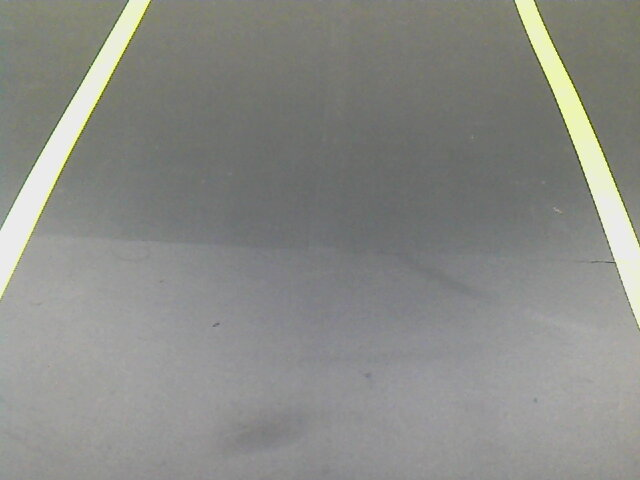
//> input picture lane_detection/sample_image/line_2_0.jpg, 640 x 480 px
$ ./opencv_lane_assiatant   (built with g++ and OpenCV 4)
//> lines starting //> are read from the running program, lines starting //| are printed output that depends on the picture; after the words box and inside, x2 and y2 are one past the last pixel; in counts of white or black regions, pixels touching at a corner belong together
#include <stdio.h>
#include <opencv2/opencv.hpp>
#include <iostream>

#define IMG_Width     640
#define IMG_Height    480
#define PERSPECTIVE_IMG_W 640
#define PERSPECTIVE_IMG_H 480

#define ASSIST_BASE_LINE 130
#define ASSIST_BASE_WIDTH 30


using namespace cv;
using namespace std;

Point2f Source[]={Point2f(0,0),Point2f(-290,330),Point2f(640,0),Point(640+290,330)};
Point2f Destination[]={Point2f(0,0),Point2f(0,PERSPECTIVE_IMG_H),Point2f(PERSPECTIVE_IMG_W,0),Point(PERSPECTIVE_IMG_W,PERSPECTIVE_IMG_H)};

Mat Perspective(Mat img)
{
  Mat Matrix, result_img;

  Matrix = getPerspectiveTransform(Source,Destination);
  warpPerspective(img,result_img,Matrix,Size(PERSPECTIVE_IMG_W,PERSPECTIVE_IMG_H));

  return result_img;
}

Mat Canny_Edge_Detection(Mat img)
{
   Mat mat_blur_img, mat_canny_img;
   blur(img, mat_blur_img, Size(3,3));
   Canny(mat_blur_img,mat_canny_img, 70,170,3);

   return mat_canny_img;
}

int main(void)
{
	int img_width, img_height;
	img_width = 640;
	img_height = 480;

	//////////////////////////////////////////////////////////////////////////////////////
	//////////////////////////  OpenCV  변수 선언 ////////////////////////////////////
	Mat mat_image_org_color;
	Mat mat_image_org_color_overlay;
	Mat mat_image_org_gray;
	Mat mat_image_gray_result;
	Mat mat_image_canny_edge;
	Mat image;

	Scalar GREEN(0,255,0);
	Scalar RED(0,0,255);
	Scalar BLUE(255,0,0);
	Scalar YELLOW(0,255,255);
	//////////////////////////////////////////////////////////////////////////////////////

	mat_image_org_color = imread("/home/pi/HancomMDS/AutoCar/C++/OpenCV/6/images/line_2_0.jpg");
//> mat_image_org_color is the input picture: 480 rows x 640 cols, CV_8UC3; mean B, G, R 135.1, 139.4, 138.2
        mat_image_org_color.copyTo(mat_image_org_color_overlay);

	img_width = mat_image_org_color.size().width ;
//> img_width = 640
        img_height = mat_image_org_color.size().height;
//> img_height = 480

        printf("Image size[%3d,%3d]\n", img_width,img_height);
//| Image size[640,480]


        namedWindow("Display window", CV_WINDOW_NORMAL);
	resizeWindow("Display window", img_width,img_height);
        moveWindow("Display window", 10, 20);

	namedWindow("Gray Image window", CV_WINDOW_NORMAL);
	resizeWindow("Gray Image window", img_width,img_height);
        moveWindow("Gray Image window", 700, 20);

	namedWindow("Canny Edge Image window", CV_WINDOW_NORMAL);
	resizeWindow("Canny Edge Image window", img_width,img_height);
        moveWindow("Canny Edge Image window", 10, 520);


	while(1)
	{
	   mat_image_org_color = imread("/home/pi/HancomMDS/AutoCar/C++/OpenCV/6/images/line_2_0.jpg");
	   cvtColor(mat_image_org_color,mat_image_org_gray, CV_RGB2GRAY);       // color to gray conversion
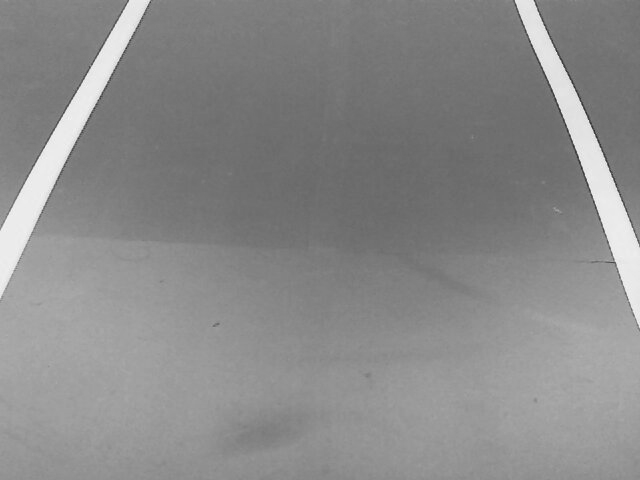
//> mat_image_org_gray: 480 rows x 640 cols, CV_8UC1; min 45, max 248, mean 137.9
	   //threshold(mat_image_org_gray,mat_image_canny_edge, 200,255,THRESH_BINARY);
	   mat_image_canny_edge = Canny_Edge_Detection(mat_image_org_gray);
//> in Canny_Edge_Detection, `Canny(mat_blur_img,mat_canny_img, 70,170,3);`:
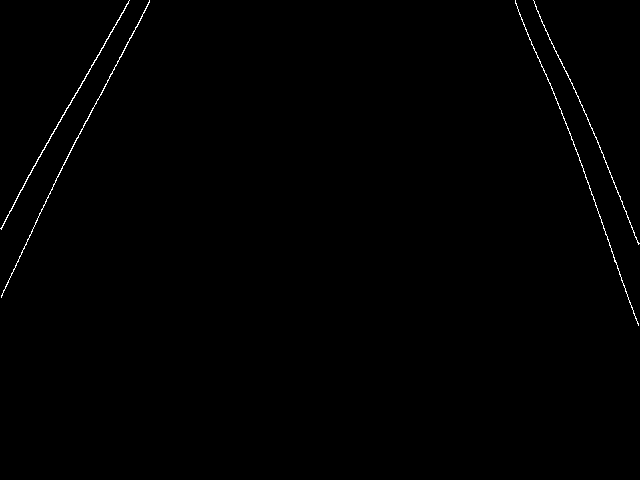
//> mat_canny_img: 480 rows x 640 cols, CV_8UC1; 0.47% white in thin lines or dots, all inside (x1, y1, x2, y2) = (0, 0, 640, 326)
	   image = Perspective(mat_image_canny_edge);
//> in Perspective, `warpPerspective(img,result_img,Matrix,Size(PERSPECTIVE_IMG_W,PERSPECTI..`:
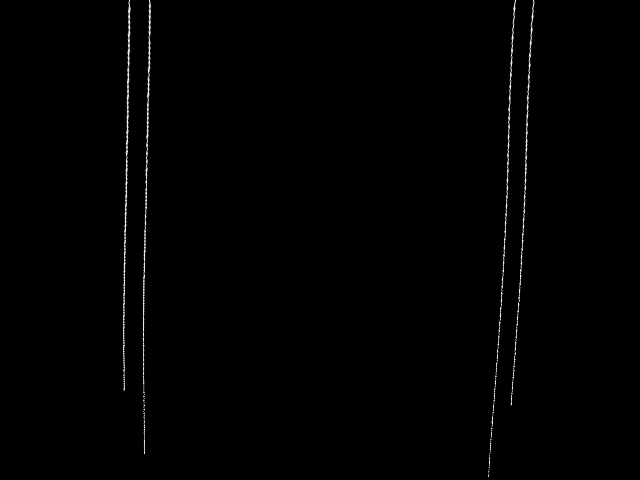
//> result_img: 480 rows x 640 cols, CV_8UC1; min 0, max 255, mean 1.5
	   vector<Vec4i> linesP;
	   //HoughLinesP(mat_image_canny_edge, linesP, 1, CV_PI/180,70,30,40);
	   HoughLinesP(image, linesP, 1, CV_PI/180,60,60,20);
//> linesP = 14 lines (x1, y1, x2, y2), first 8: [123, 389, 129, 0], [142, 372, 149, 0], [513, 387, 533, 0], [488, 476, 508, 186], [123, 330, 128, 1], [143, 421, 144, 309], [517, 333, 529, 96], [502, 300, 513, 6]
	   printf("Line Number : %3d\n", linesP.size());
//| Line Number :  14
	   for(int i=0; i<linesP.size();i++)
	   {
		Vec4i L= linesP[i];
		// [4 lines of commented-out code are left out]

		line(mat_image_org_color,Point(L[0],L[1]),Point(L[2],L[3]), Scalar(0,0,255), 1, LINE_AA);
		printf("L :[%3d,%3d] , [%3d,%3d] \n", L[0],L[1], L[2],L[3]);
		//printf("H :[%3d,%3d] , [%3d,%3d] \n", cx1,cy1,cx2,cy2);
	   }
//> this loop made 14 passes
//> L on passes 1 to 12: [123, 389, 129, 0], [142, 372, 149, 0], [513, 387, 533, 0], [488, 476, 508, 186], [123, 330, 128, 1], [143, 421, 144, 309], [517, 333, 529, 96], [502, 300, 513, 6], [525, 138, 532, 1], [146, 229, 150, 1], [149, 111, 151, 7], [507, 198, 514, 1]
//| L :[123,389] , [129,  0]
//| L :[142,372] , [149,  0]
//| L :[513,387] , [533,  0]
//| L :[488,476] , [508,186]
//| L :[123,330] , [128,  1]
//| L :[143,421] , [144,309]
//| L :[517,333] , [529, 96]
//| L :[502,300] , [513,  6]
//> (output is shown up to pass 8 of 14)
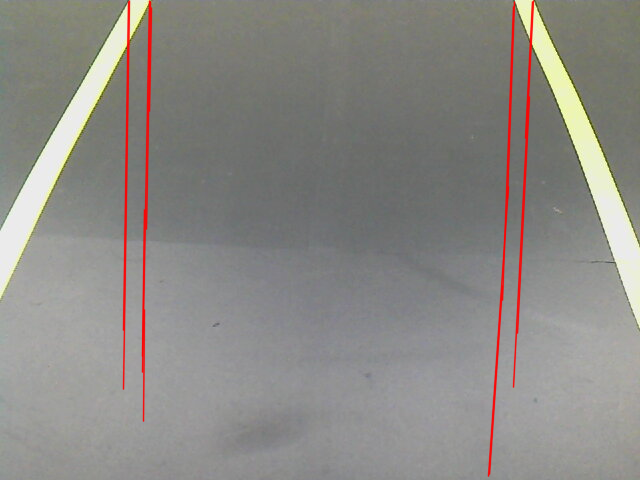
//> mat_image_org_color: 480 rows x 640 cols, CV_8UC3; 2.19% of pixels changed, all inside (x1, y1, x2, y2) = (122, 0, 535, 478)
	        printf("\n\n\n");

	  if(mat_image_org_color.empty())
	  {
	      cerr << "빈 영상입니다.\n";
	      break;
	  }

	  int guide_width1= 50;
	  int guide_height1= 20;
	  int guide_l_center = 0 + 70;
	  int guide_r_center = IMG_Width-70;
	       rectangle(mat_image_org_color_overlay, Point(50,ASSIST_BASE_LINE-ASSIST_BASE_WIDTH), Point(IMG_Width-50 ,ASSIST_BASE_LINE+ASSIST_BASE_WIDTH),Scalar(0,255,0), 1, LINE_AA);
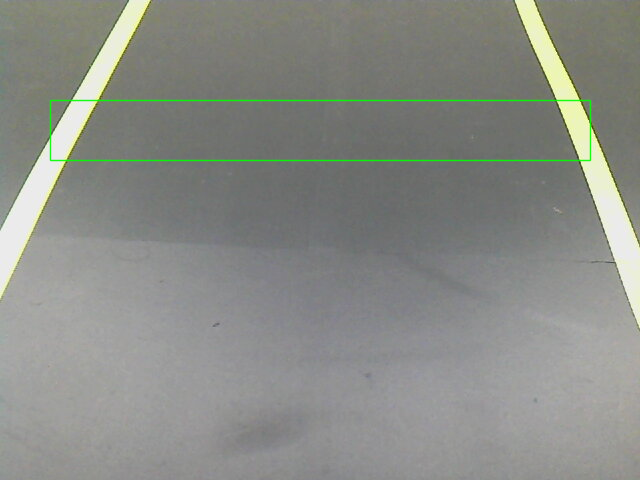
//> mat_image_org_color_overlay: 480 rows x 640 cols, CV_8UC3; 1.17% of pixels changed, all inside (x1, y1, x2, y2) = (49, 99, 592, 162)
	       line(mat_image_org_color_overlay, Point(guide_l_center-guide_width1,ASSIST_BASE_LINE),Point(guide_l_center,ASSIST_BASE_LINE ), Scalar(0,255,255),1,0);
//> mat_image_org_color_overlay: 480 rows x 640 cols, CV_8UC3; 51 pixels changed, all inside (x1, y1, x2, y2) = (20, 130, 71, 131)
	       line(mat_image_org_color_overlay, Point(guide_l_center,ASSIST_BASE_LINE),Point(guide_l_center+guide_width1,ASSIST_BASE_LINE ), Scalar(0,255,255),1,0);
//> mat_image_org_color_overlay: 480 rows x 640 cols, CV_8UC3; mean B, G, R 134.4, 140.1, 137.6

	       line(mat_image_org_color_overlay, Point(guide_l_center-guide_width1,ASSIST_BASE_LINE-guide_height1),Point(guide_l_center-guide_width1,ASSIST_BASE_LINE+guide_height1 ), Scalar(0,255,255),1,0);
//> mat_image_org_color_overlay: 480 rows x 640 cols, CV_8UC3; mean B, G, R 134.4, 140.1, 137.6
	       line(mat_image_org_color_overlay, Point(guide_l_center+guide_width1,ASSIST_BASE_LINE-guide_height1),Point(guide_l_center+guide_width1,ASSIST_BASE_LINE+guide_height1 ), Scalar(0,255,255),1,0);
//> mat_image_org_color_overlay: 480 rows x 640 cols, CV_8UC3; mean B, G, R 134.4, 140.1, 137.6
	       line(mat_image_org_color_overlay, Point(guide_r_center-guide_width1,ASSIST_BASE_LINE-guide_height1),Point(guide_r_center-guide_width1,ASSIST_BASE_LINE+guide_height1 ), Scalar(0,255,255),1,0);
	       line(mat_image_org_color_overlay, Point(guide_r_center+guide_width1,ASSIST_BASE_LINE-guide_height1),Point(guide_r_center+guide_width1,ASSIST_BASE_LINE+guide_height1 ), Scalar(0,255,255),1,0);
//> mat_image_org_color_overlay: 480 rows x 640 cols, CV_8UC3; mean B, G, R 134.3, 140.2, 137.7

	       line(mat_image_org_color_overlay, Point(IMG_Width/2, ASSIST_BASE_LINE-guide_height1*1.5) ,Point(IMG_Width/2, ASSIST_BASE_LINE+guide_height1*1.5), Scalar(255,255,255), 2,0);
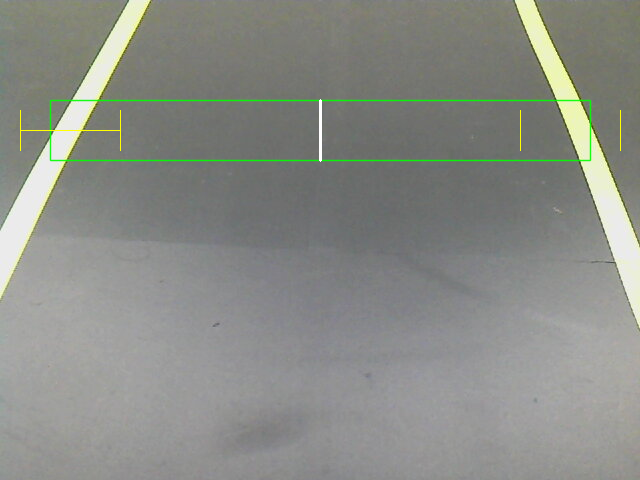
//> mat_image_org_color_overlay: 480 rows x 640 cols, CV_8UC3; mean B, G, R 134.4, 140.2, 137.8

	       line(mat_image_org_color_overlay, Point(guide_r_center-guide_width1,ASSIST_BASE_LINE),Point(guide_r_center,ASSIST_BASE_LINE ), Scalar(0,255,255),1,0);
//> mat_image_org_color_overlay: 480 rows x 640 cols, CV_8UC3; 50 pixels changed, all inside (x1, y1, x2, y2) = (521, 130, 571, 131)
	       line(mat_image_org_color_overlay, Point(guide_r_center,ASSIST_BASE_LINE),Point(guide_r_center+guide_width1,ASSIST_BASE_LINE ), Scalar(0,255,255),1,0);
//> mat_image_org_color_overlay: 480 rows x 640 cols, CV_8UC3; mean B, G, R 134.4, 140.3, 137.8


          imshow("Display window", mat_image_org_color_overlay);
	  //imshow("Display window", mat_image_org_color);
          imshow("Gray Image window",image/* mat_image_org_gray*/);
	  imshow("Canny Edge Image window", mat_image_canny_edge);
	   if(waitKey(10) > 0)
//> the Esc key is pressed
               break;
	}


       destroyAllWindows();

       return 0;

}

$ run again, with lane_detection/sample_image/line_1_0.jpg copied over lane_detection/sample_image/line_2_0.jpg
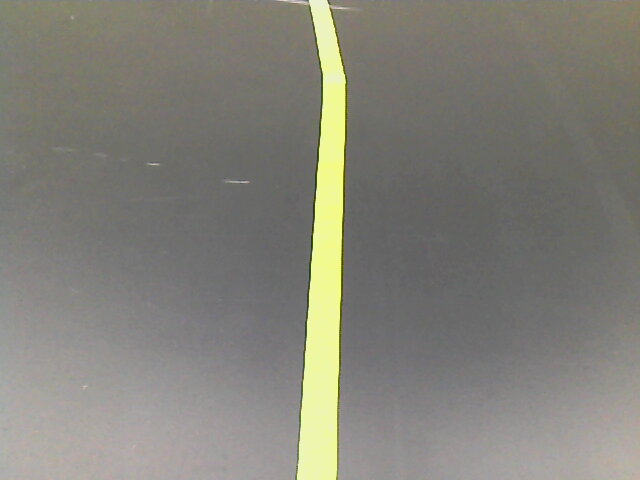
//> input picture lane_detection/sample_image/line_1_0.jpg, 640 x 480 px
//> mat_image_org_color is the input picture: 480 rows x 640 cols, CV_8UC3; mean B, G, R 120.9, 129.3, 130.8
//| Image size[640,480]
//> in Canny_Edge_Detection, `Canny(mat_blur_img,mat_canny_img, 70,170,3);`:
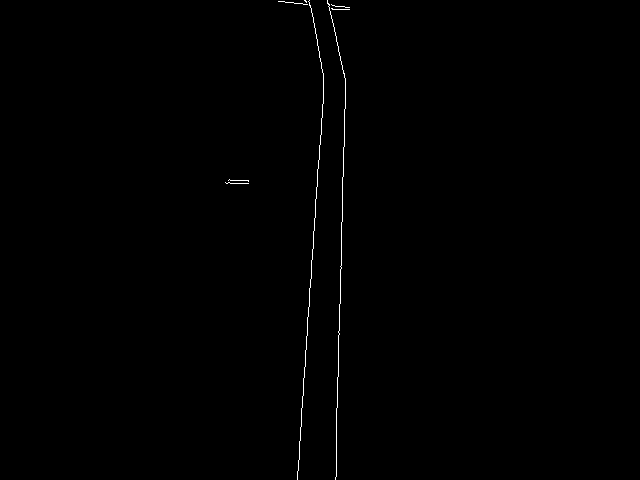
//> mat_canny_img: 480 rows x 640 cols, CV_8UC1; 0.35% white in thin lines or dots, all inside (x1, y1, x2, y2) = (225, 0, 350, 480)
//> linesP = 6 lines (x1, y1, x2, y2): [313, 479, 323, 172], [330, 479, 341, 177], [327, 0, 341, 193], [310, 2, 322, 184], [312, 20, 319, 122], [329, 9, 341, 186]
//| Line Number :   6
//> the loop `for(int i=0; i<linesP.size();i++)` made 6 passes
//> (printed output is left out)
//> `line(mat_image_org_color_overlay, Point(IMG_Width/2, ASSIST_BASE_LINE-..`:
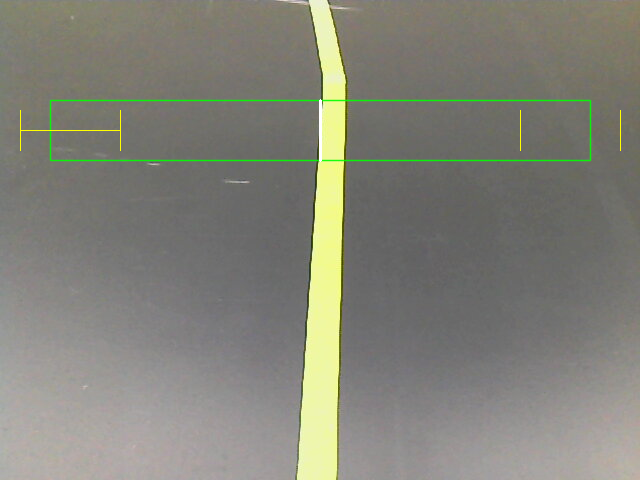
//> mat_image_org_color_overlay: 480 rows x 640 cols, CV_8UC3; mean B, G, R 120.3, 130.2, 130.3

$ run again, with lane_detection/sample_image/2020-08-11-211923.jpg copied over lane_detection/sample_image/line_2_0.jpg
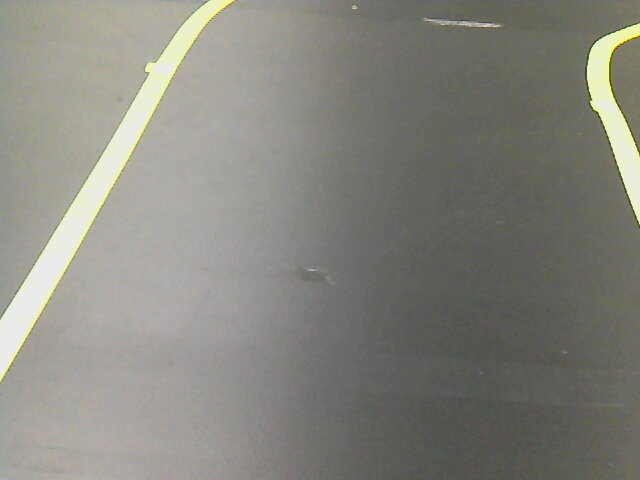
//> input picture lane_detection/sample_image/2020-08-11-211923.jpg, 640 x 480 px
//> mat_image_org_color is the input picture: 480 rows x 640 cols, CV_8UC3; mean B, G, R 126.3, 133.9, 134.2
//| Image size[640,480]
//> in Canny_Edge_Detection, `Canny(mat_blur_img,mat_canny_img, 70,170,3);`:
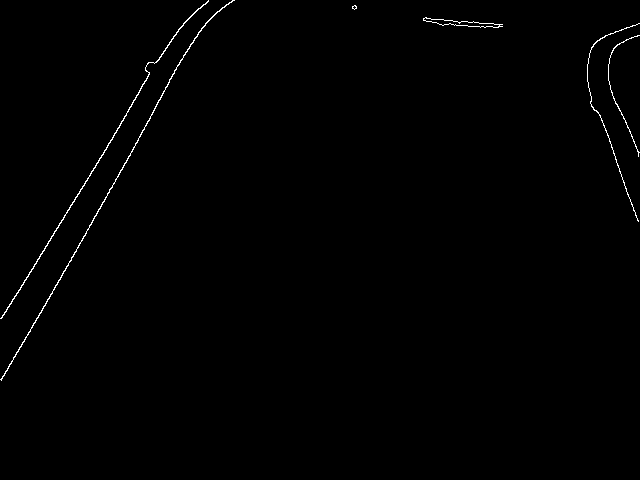
//> mat_canny_img: 480 rows x 640 cols, CV_8UC1; 0.56% white in thin lines or dots, all inside (x1, y1, x2, y2) = (0, 0, 640, 381)
//> linesP = 23 lines (x1, y1, x2, y2), first 8: [155, 428, 185, 94], [175, 422, 203, 107], [150, 471, 167, 284], [518, 382, 533, 236], [162, 360, 178, 176], [170, 469, 200, 131], [544, 300, 557, 176], [185, 325, 207, 80]
//| Line Number :  23
//> the loop `for(int i=0; i<linesP.size();i++)` made 23 passes
//> (printed output is left out)
//> `line(mat_image_org_color_overlay, Point(IMG_Width/2, ASSIST_BASE_LINE-..`:
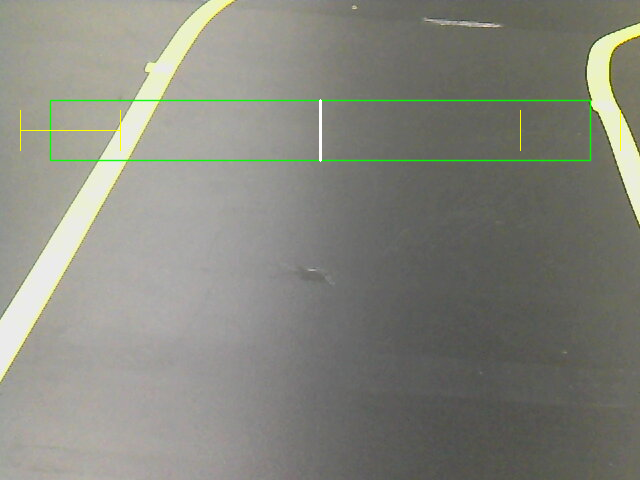
//> mat_image_org_color_overlay: 480 rows x 640 cols, CV_8UC3; mean B, G, R 125.5, 134.7, 133.6

$ run again, with lane_detection/sample_image/2020-08-11-212005.jpg copied over lane_detection/sample_image/line_2_0.jpg
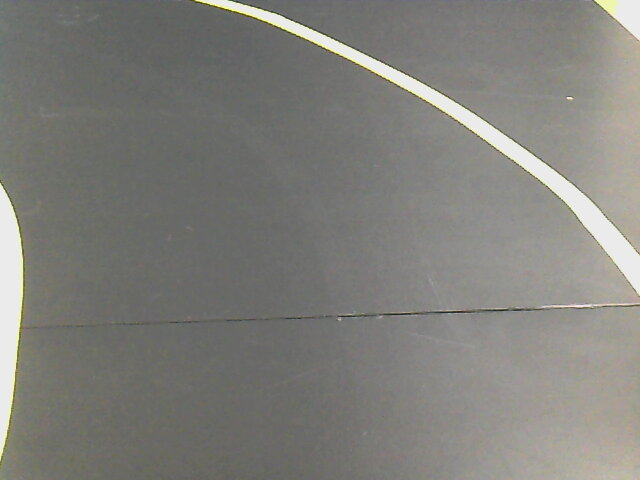
//> input picture lane_detection/sample_image/2020-08-11-212005.jpg, 640 x 480 px
//> mat_image_org_color is the input picture: 480 rows x 640 cols, CV_8UC3; mean B, G, R 122.9, 128, 128.6
//| Image size[640,480]
//> in Canny_Edge_Detection, `Canny(mat_blur_img,mat_canny_img, 70,170,3);`:
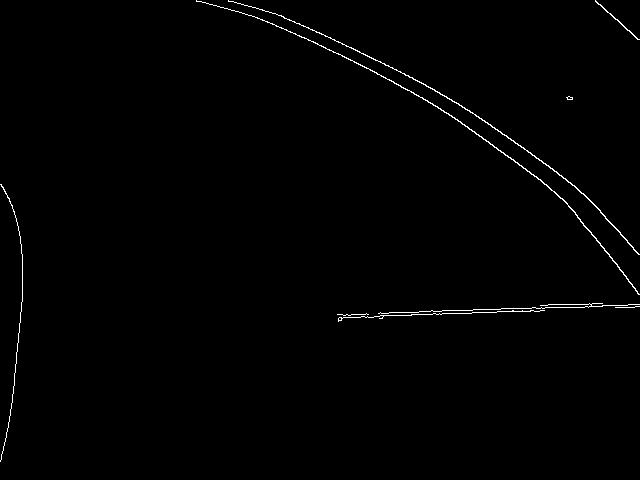
//> mat_canny_img: 480 rows x 640 cols, CV_8UC1; 0.76% white in thin lines or dots
//> linesP = 28 lines (x1, y1, x2, y2), first 8: [273, 30, 411, 195], [303, 89, 414, 231], [308, 94, 410, 225], [276, 33, 403, 184], [286, 70, 340, 138], [314, 100, 408, 221], [283, 38, 387, 163], [428, 221, 490, 343]
//| Line Number :  28
//> the loop `for(int i=0; i<linesP.size();i++)` made 28 passes
//> (printed output is left out)
//> `line(mat_image_org_color_overlay, Point(IMG_Width/2, ASSIST_BASE_LINE-..`:
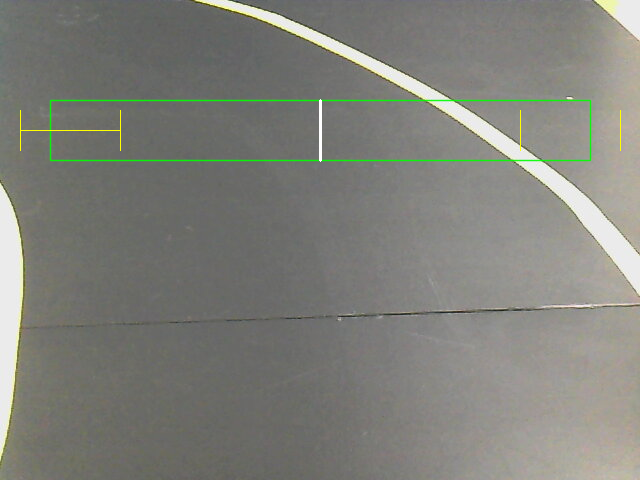
//> mat_image_org_color_overlay: 480 rows x 640 cols, CV_8UC3; mean B, G, R 122.3, 128.8, 128.1
